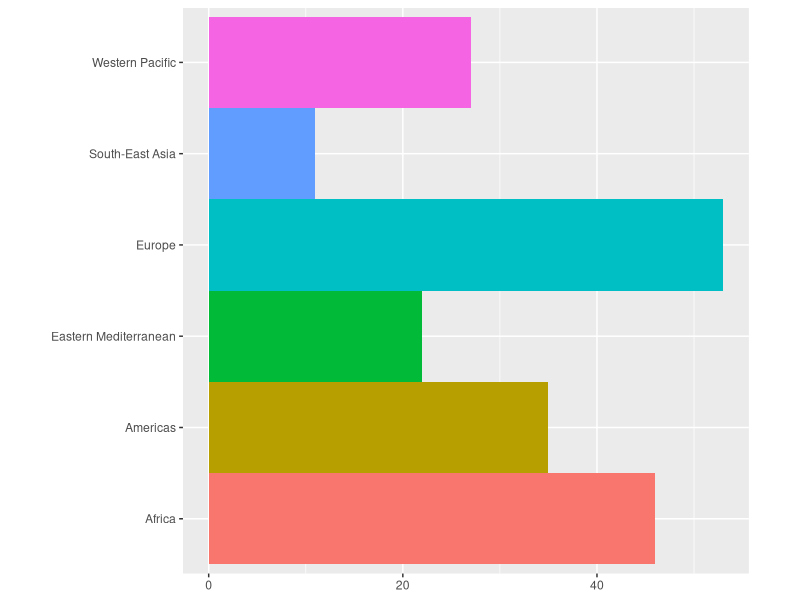
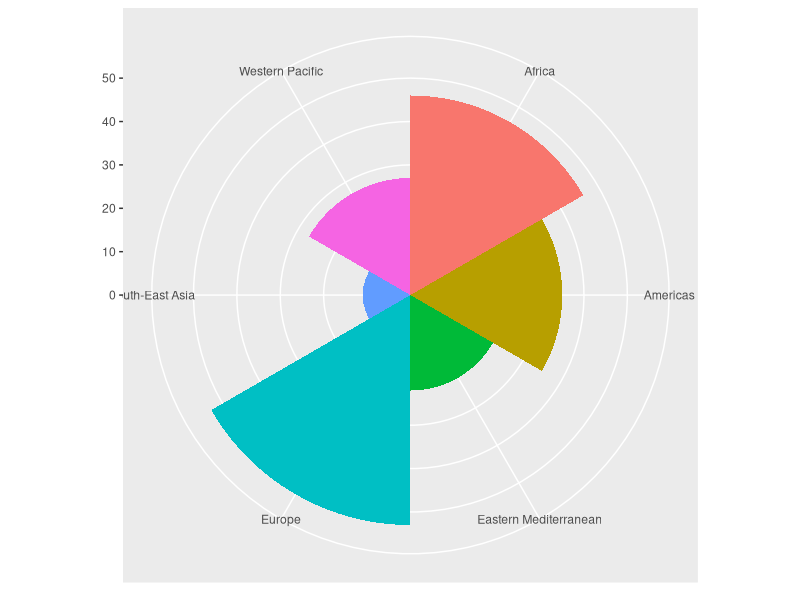
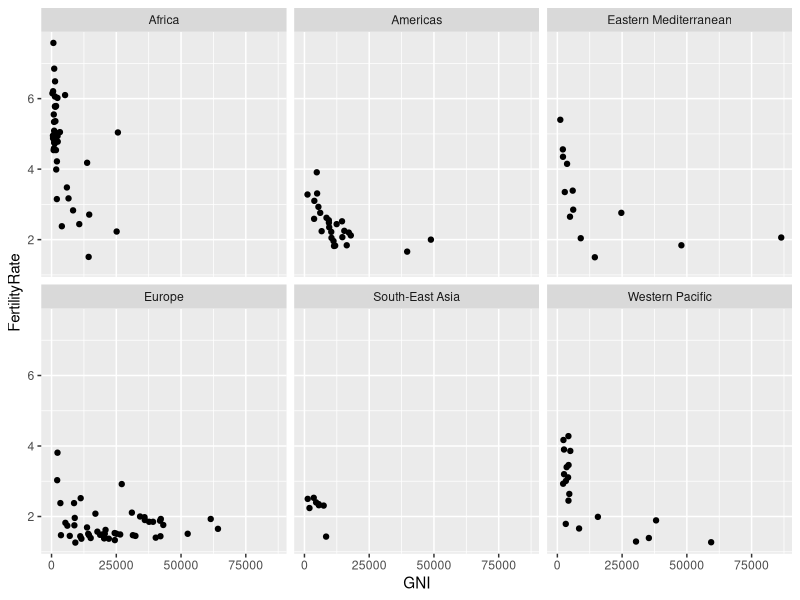
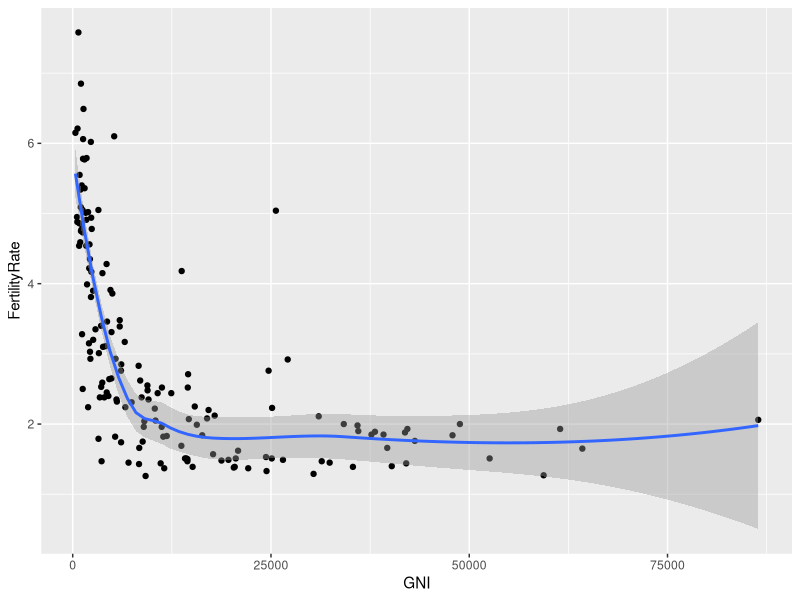
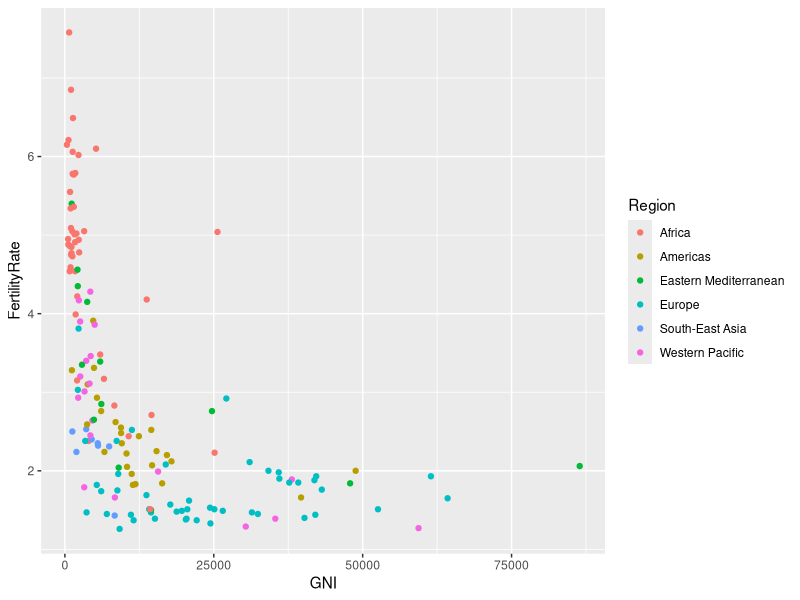
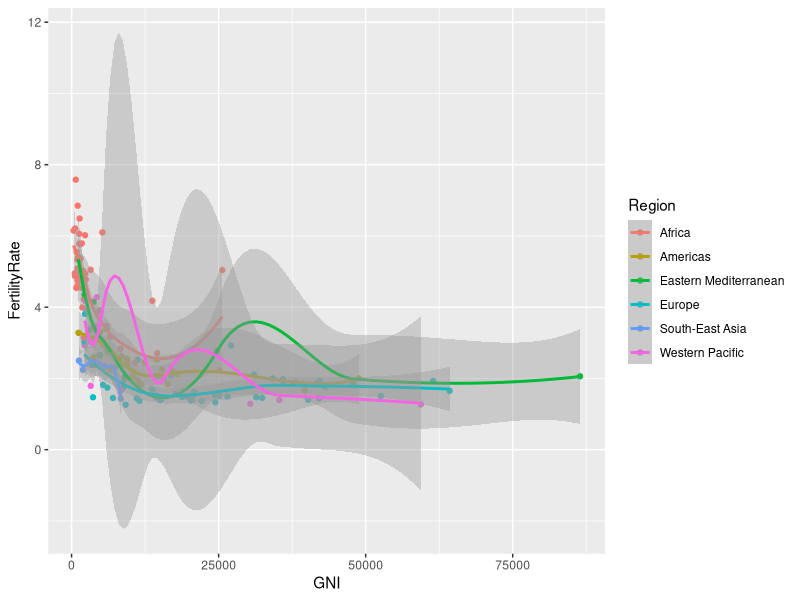

Source code (R) for these figures, in order:
## ---- chunk 1
# install.packages("ggplot2") 
## ---- chunk 2
library(ggplot2)
WHO <- read.csv("WHO.csv")
## ---- chunk 3
str(WHO)
## ---- chunk 4
index <- which(WHO$Country == "Singapore")
index
WHO[index,]$GNI
summary(WHO$Over60)
summary(WHO$Under15)
## ---- chunk 5
bar <- ggplot(WHO) + 
  geom_bar(mapping = aes(x = Region, fill = Region), 
           show.legend = FALSE, width = 1) + 
  theme(aspect.ratio = 1) + 
  labs(x = NULL, y = NULL)
bar + coord_flip()
bar + coord_polar()
## ---- chunk 6
a <- ggplot(WHO, aes(x=GNI, y=FertilityRate))
a + geom_point(na.rm=T) + facet_wrap(.~Region)
## ---- chunk 7
a + geom_point(na.rm=T) + geom_smooth(na.rm=T)
## ---- chunk 8
acol <- ggplot(WHO,aes(x=GNI, y=FertilityRate, color=Region))
acol + geom_point(na.rm=T)
acol + geom_point(na.rm=T) + geom_smooth(na.rm=T)
